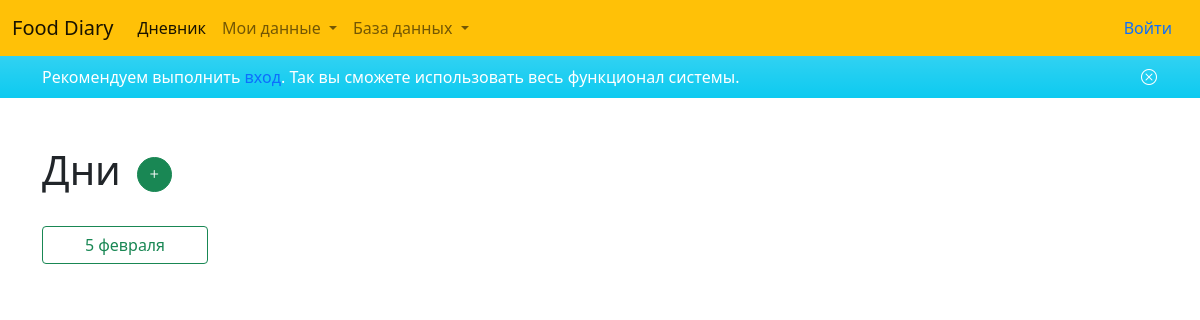
The app's page /, older data.
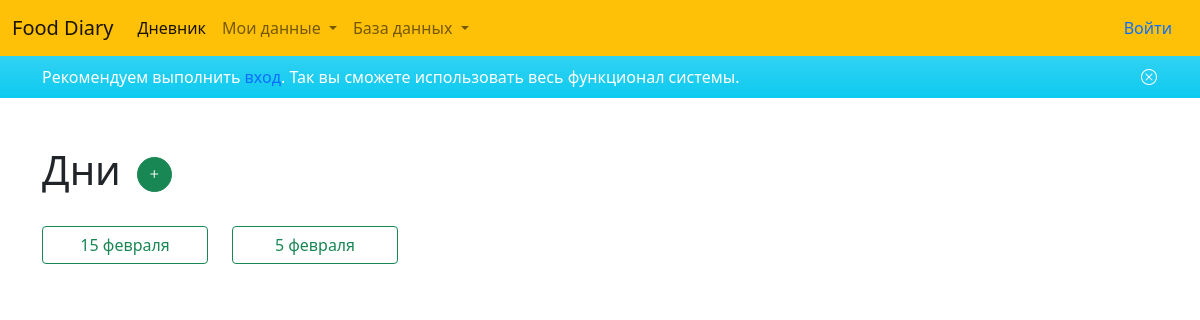
The same page, newer data.
### diary/models.py (models this page shows)
class Day(models.Model):
    user = models.ForeignKey(User, null=True, blank=True, related_name='days', on_delete=models.CASCADE)
    date = models.DateField('Дата')
    session_key = models.CharField('Ключ сессии', max_length=40, null=True, blank=True)
    class Meta:
        ordering = ('-date',)

### diary/views.py (the view)
# urls.py: path('', views.DaysListView.as_view(), name='days_list'),
class DaysListView(ListView):
    template_name = 'diary/days/list.html'
    context_object_name = 'days_list'
    def get_queryset(self):
        if self.request.user.is_authenticated:
            return Day.objects.filter(user=self.request.user)
        else:
            return Day.objects.filter(session_key=self.request.session.session_key)

### diary/templates/diary/days/list.html (shortened to what this page needs)
{% extends 'base.html' %}
{% block content %}
<main>
    <div class="container">
        <div class="row mt-5">
            <div class="col-12">
                <div class="d-flex align-items-center mb-4">
                    <h1>Дни</h1>
                    <button data-bs-target="#dayModal" data-bs-toggle="modal" class="btn btn-success ms-3 p-1 rounded-circle"
                        style="width: 35px; height: 35px;">
                        <i class="bi bi-plus"></i>
                    </button>
                </div>
            </div>
            <div class="col-12">
                <div class="row">
                    {% for day in days_list %}
                        <div class="col-6 col-md-4 col-lg-2">
                            <a href="{% url 'day_detail' day.id %}" class="btn btn-outline-success w-100">
                                {{ day.date|date:"j E" }}
                            </a>
                        </div>
                    {% empty %}
                        <p>Пожалуйста, добавьте день в ваш дневник</p>
                    {% endfor %}
                </div>
            </div>
        </div>
    </div>
</main>
{% endblock %}

Row changes from the older to the newer data that the page shows:
added Day: date "15 февраля"
